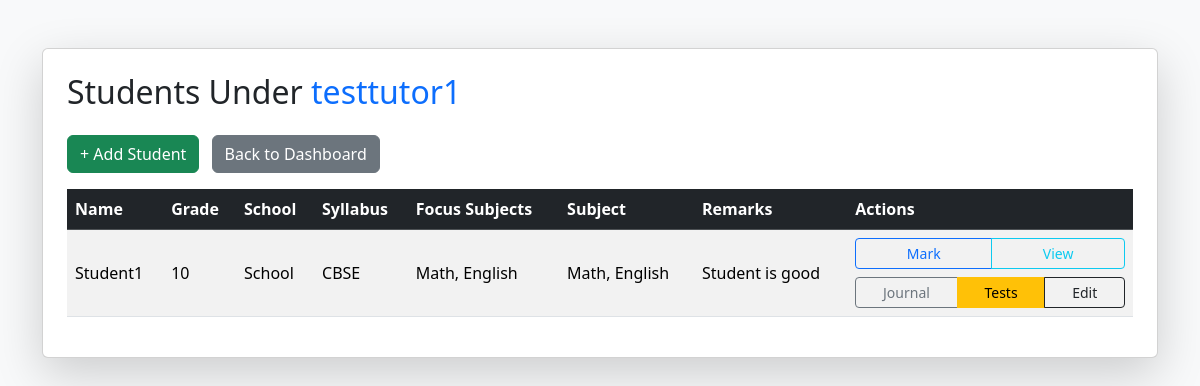
The app's page /tutor/1/students, older data.
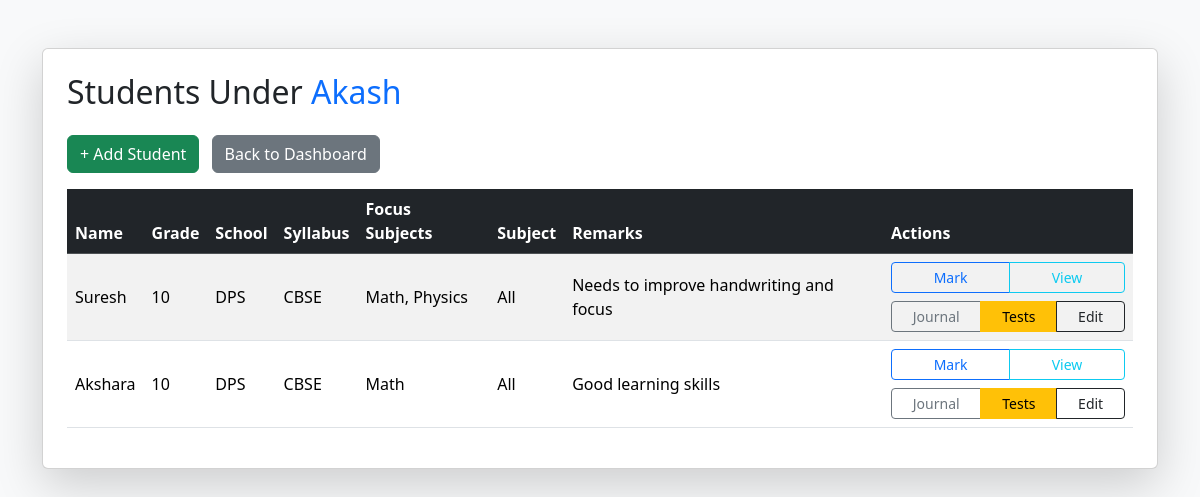
The same page, newer data.
### models.py (models this page shows)
class Tutor(SQLModel, table=True):
    id: Optional[int] = Field(default=None, primary_key=True)
    name: str
    subject: str
    phone: str
    user_id: int = Field(foreign_key="user.id")
    user: Optional[User] = Relationship(back_populates="tutors")
    students: List["Student"] = Relationship(back_populates="tutor")

class Student(SQLModel, table=True):
    id: Optional[int] = Field(default=None, primary_key=True)
    name: str
    grade: str
    school: Optional[str] = None
    syllabus: Optional[str] = None
    focus_subjects: Optional[str] = None
    subject: Optional[str] = None
    remarks: Optional[str] = None
    tutor_id: int = Field(foreign_key="tutor.id")
    tutor: "Tutor" = Relationship(back_populates="students")
    journals: List["Journal"] = Relationship(back_populates="student")
    attendance_records: List["Attendance"] = Relationship(back_populates="student")
    tests: List["TestRecord"] = Relationship(back_populates="student")
    upcoming_tests: List["UpcomingTest"] = Relationship(back_populates="student")

### main.py (the view)
@app.get("/tutor/{tutor_id}/students", response_class=HTMLResponse)
def view_students(tutor_id: int, request: Request, session: Session = Depends(get_session)):
    tutor = session.get(Tutor, tutor_id)
    students = session.exec(select(Student).where(Student.tutor_id == tutor_id)).all()
    return templates.TemplateResponse(
        "students.html",
        {"request": request, "students": students, "tutor_id": tutor_id, "tutor_name": tutor.name}
    )

### templates/students.html (shortened to what this page needs)
<!DOCTYPE html>
<html>
<head>
    <link href="https://cdn.jsdelivr.net/npm/bootstrap@5.3.3/dist/css/bootstrap.min.css" rel="stylesheet">
</head>
<body class="bg-light">
<div class="container mt-5">
    <div class="card p-4 shadow-lg">
        <h2 class="mb-4">
    Students Under
    <a href="/tutor/{{ tutor_id }}/edit" class="text-decoration-none">
        {{ tutor_name }}
    </a>
</h2>
        <div class="mb-3">
            <a href="/tutor/{{ tutor_id }}/add-student" class="btn btn-success">+ Add Student</a>
            <a href="/dashboard" class="btn btn-secondary ms-2">Back to Dashboard</a>
        </div>
        {% if students %}
        <table class="table table-striped table-hover align-middle">
            <thead class="table-dark">
                <tr>
                    <th>Name</th>
                    <th>Grade</th>
                    <th>School</th>
                    <th>Syllabus</th>
                    <th>Focus Subjects</th>
                    <th>Subject</th>
                    <th>Remarks</th>
                    <th style="min-width: 250px;">Actions</th>
                </tr>
            </thead>
            <tbody>
                {% for student in students %}
                <tr>
                    <td>{{ student.name }}</td>
                    <td>{{ student.grade }}</td>
                    <td>{{ student.school }}</td>
                    <td>{{ student.syllabus or '-' }}</td>
                    <td>{{ student.focus_subjects or '-' }}</td>
                    <td>{{ student.subject or '-' }}</td>
                    <td>{{ student.remarks or '-' }}</td>
                    <td>
                        <div class="d-flex flex-column gap-2">
                            <div class="btn-group" role="group">
                                <a href="/student/{{ student.id }}/attendance" class="btn btn-outline-primary btn-sm">Mark</a>
                                <a href="/student/{{ student.id }}/attendance-view" class="btn btn-outline-info btn-sm">View</a>
                            </div>
                            <div class="btn-group" role="group">
                                <a href="/student/{{ student.id }}/journal" class="btn btn-outline-secondary btn-sm">Journal</a>
                                <a href="/student/{{ student.id }}/tests" class="btn btn-warning btn-sm">Tests</a>
                                <a href="/student/{{ student.id }}/edit" class="btn btn-outline-dark btn-sm">Edit</a>
                            </div>
                        </div>
                    </td>
                </tr>
                {% endfor %}
            </tbody>
        </table>
        {% else %}
        <div class="alert alert-warning" role="alert">
            No students added yet under this tutor.
        </div>
        {% endif %}
    </div>
</div>
</body>
</html>

Row changes from the older to the newer data that the page shows:
changed Tutor: name "testtutor1" → "Akash"
changed Student: name "Student1" → "Suresh"; school "School" → "DPS"; focus_subjects "Math, English" → "Math, Physics"; subject "Math, English" → "All"; remarks "Student is good" → "Needs to improve handwriting and focus"
added Student: name "Akshara", grade "10", school "DPS", syllabus "CBSE", focus_subjects "Math", subject "All", remarks "Good learning skills"
